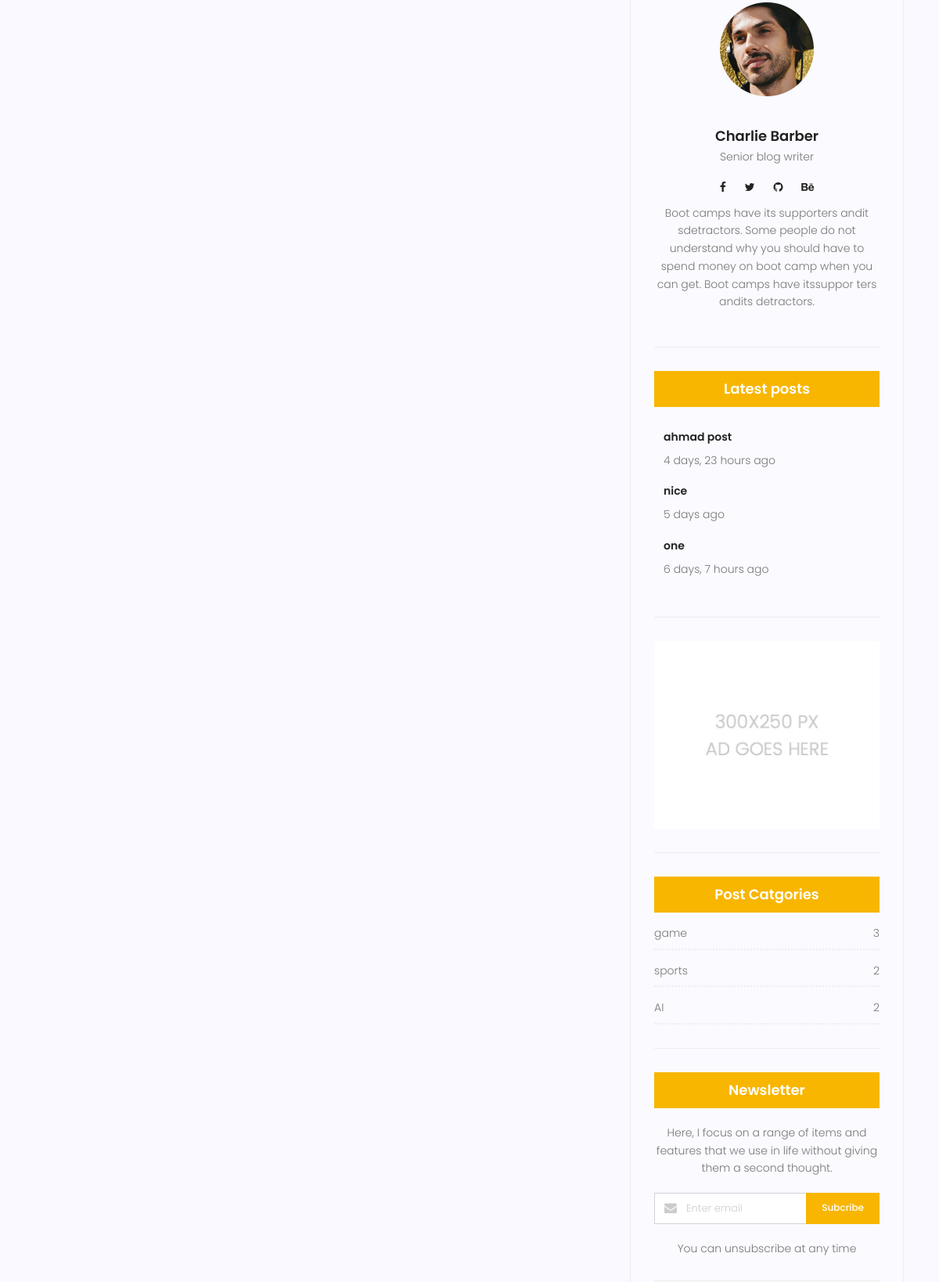
/blog/author/admin/ (middle part), run on an earlier commit of the app's database.
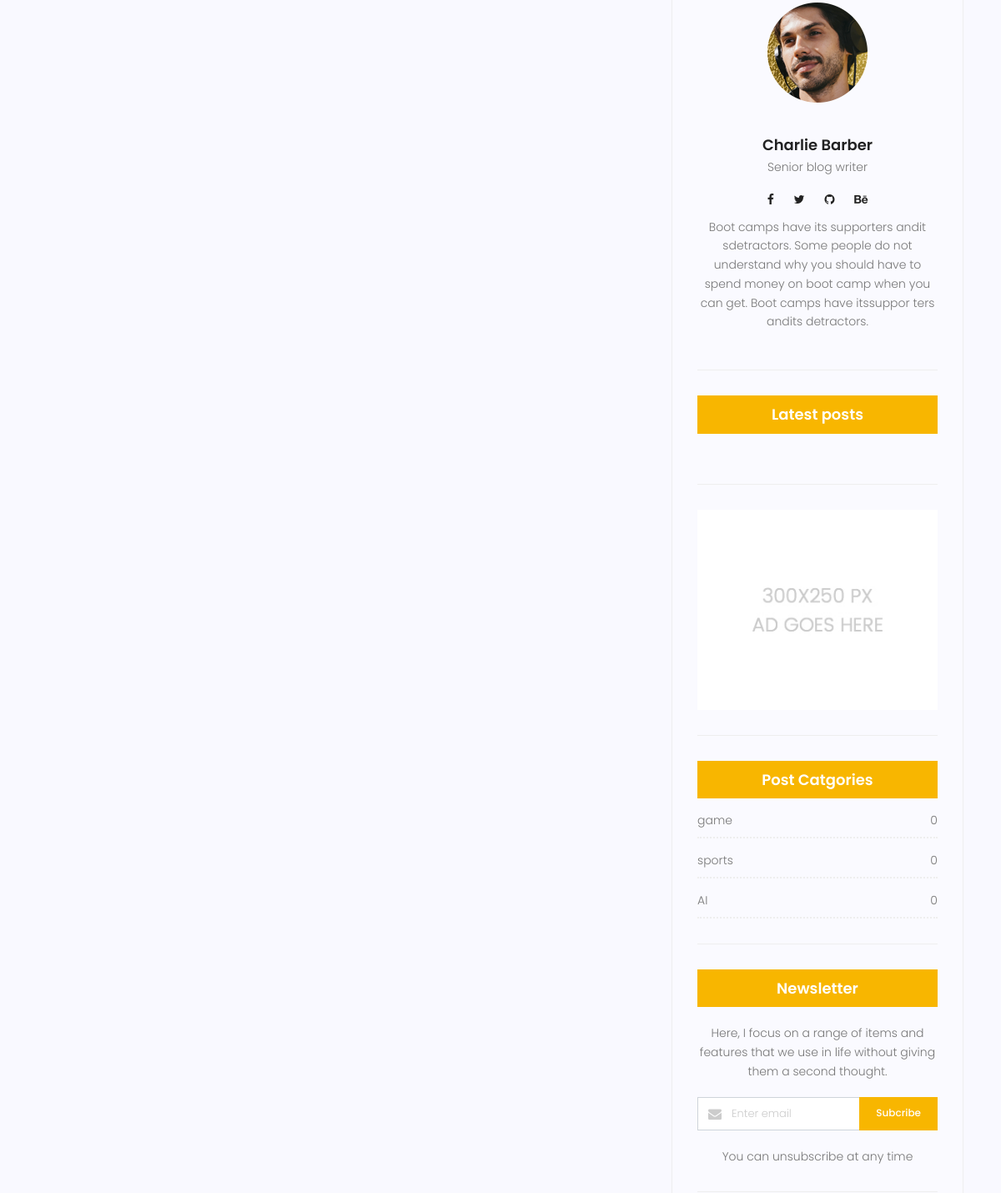
And on a later commit of the database.
### blog/models.py (models this page shows, shortened)
class Post(models.Model):
    title = models.CharField(max_length=255)
    content = models.TextField()
    tags = TaggableManager()
    counted_views = models.IntegerField(default=0)
    status = models.BooleanField(default=False)
    published_date = models.DateTimeField(null=True)
    created_date = models.DateTimeField(auto_now_add=True)
    updated_date = models.DateTimeField(auto_now=True)
    author = models.ForeignKey(User, on_delete=models.SET_NULL,null=True)
    counted_comment = models.IntegerField(default=0)
    category=models.ManyToManyField(Category)
    image = models.ImageField(upload_to='post_images/')
    class Meta:
        ordering = ['-created_date']

class Category(models.Model):
    name=models.CharField(max_length=31)
    def __str__(self):
        return self.name

### blog/views.py (the view)
# urls.py: path('', blog_view, name='index'),
def blog_view(request, **kwargs):
    current_time = timezone.now()
    posts = Post.objects.filter(status=True, published_date__lte=current_time).order_by('-published_date')
    if kwargs.get('cat_name'):
        posts = posts.filter(category__name=kwargs['cat_name'])
    if kwargs.get('username'):
        posts = posts.filter(author__username=kwargs['username'])
    if kwargs.get('tag_name'):
        posts = posts.filter(tags__name=kwargs['tag_name'])
    for post in posts:
        post.tags = post.tags.all()
    paginator = Paginator(posts, 2)
    try:
        page_number = request.GET.get('page')
        posts = paginator.get_page(page_number)
    except EmptyPage:
        posts = paginator.get_page(1)
    except PageNotAnInteger:
        posts = paginator.get_page(1)
    context = {'posts': posts,}
    return render(request, 'blog/blog-home.html', context)

### blog/templatetags/blog_tags.py (called while the page is built)
@register.inclusion_tag('blog/blog-popular-posts.html')
def popularposts():
    posts=Post.objects.filter(status=1).order_by('-published_date')[:3]
    return {'posts': posts}

@register.inclusion_tag('blog/blog-post-categories.html')
def postcategories():
    posts=Post.objects.filter(status=1)
    categories=Category.objects.all()
    cat_dict={}
    for name in categories:
        cat_dict[name]=posts.filter(category=name).count()
    return{'categories':cat_dict}

### templates/blog/blog-home.html (shortened to what this page needs)
{% extends 'base.html' %}{% load static %}{% block content %}
{% load blog_tags %}
<section class="post-content-area">
  <div class="container">
    <div class="row">
      <div class="col-lg-8 posts-list">
        <nav class="blog-pagination justify-content-center d-flex">
        </nav>
      </div>
      <div class="col-lg-4 sidebar-widgets">
        <div class="widget-wrap">
          {% include 'blog/blog-writer.html' %}
          {% popularposts %}
          <div class="single-sidebar-widget ads-widget">
            <a href="#"
              ><img
                class="img-fluid"
                src="{% static 'img/blog/ads-banner.jpg'%}"
                alt=""
            /></a>
          </div>
      {% postcategories %}
          <div class="single-sidebar-widget newsletter-widget">
            <h4 class="newsletter-title">Newsletter</h4>
            <p>
              Here, I focus on a range of items and features that we use in life
              without giving them a second thought.
            </p>
            <div class="form-group d-flex flex-row">
              <div class="col-autos">
                <div class="input-group">
                  <div class="input-group-prepend">
                    <div class="input-group-text">
                      <i class="fa fa-envelope" aria-hidden="true"></i>
                    </div>
                  </div>
                  <input
                    type="text"
                    class="form-control"
                    id="inlineFormInputGroup"
                    placeholder="Enter email"
                    onfocus="this.placeholder = ''"
                    onblur="this.placeholder = 'Enter email'"
                  />
                </div>
              </div>
              <a href="#" class="bbtns">Subcribe</a>
            </div>
            <p class="text-bottom">You can unsubscribe at any time</p>
          </div>
        </div>
      </div>
    </div>
  </div>
</section>
{% endblock content %}

### templates/base.html (shortened to what this page needs)
{% load static %}
<!DOCTYPE html>
<html lang="zxx" class="no.js">
  <head>
    <link rel="stylesheet" href="{%static 'css/linearicons.css' %}" />
    <link rel="stylesheet" href="{%static 'css/font-awesome.min.css' %}" />
    <link rel="stylesheet" href="{%static 'css/bootstrap.css' %}" />
    <link rel="stylesheet" href="{%static 'css/magnific-popup.css' %}" />
    <link rel="stylesheet" href="{%static 'css/jquery-ui.css' %}" />
    <link rel="stylesheet" href="{%static 'css/nice-select.css' %}" />
    <link rel="stylesheet" href="{%static 'css/animate.min.css' %}" />
    <link rel="stylesheet" href="{%static 'css/owl.carousel.css' %}" />
    <link rel="stylesheet" href="{%static 'css/main.css' %}" />
  </head>
  <body>
    {% block content %} {% endblock content %}
  </body>
</html>

### templates/blog/blog-writer.html
{% load static %}
<div class="single-sidebar-widget user-info-widget">
    <img src="{% static 'img/blog/user-info.png'%}" alt="" />
    <a href="#"><h4>Charlie Barber</h4></a>
    <p>Senior blog writer</p>
    <ul class="social-links">
      <li>
        <a href="#"><i class="fa fa-facebook"></i></a>
      </li>
      <li>
        <a href="#"><i class="fa fa-twitter"></i></a>
      </li>
      <li>
        <a href="#"><i class="fa fa-github"></i></a>
      </li>
      <li>
        <a href="#"><i class="fa fa-behance"></i></a>
      </li>
    </ul>
    <p>
      Boot camps have its supporters andit sdetractors. Some people do
      not understand why you should have to spend money on boot camp
      when you can get. Boot camps have itssuppor ters andits
      detractors.
    </p>
  </div>

### templates/blog/blog-popular-posts.html (shortened to what this page needs)
{% load static %}{% load humanize %}
<div class="single-sidebar-widget popular-post-widget">
    <h4 class="popular-title">Latest posts</h4>
    <div class="popular-post-list">
      {% for post in posts %}
      <div class="single-post-list d-flex flex-row align-items-center">
        <div class="details">
          <a href="{% url 'blog:single' pid=post.id %}"
            ><h6>{{post.title}}</h6></a
          >
          <p>{{post.published_date|naturaltime}}</p>
        </div>
      </div>
      {% endfor %}
    </div>
  </div>

### templates/blog/blog-post-categories.html
<div class="single-sidebar-widget post-category-widget">
    <h4 class="category-title">Post Catgories</h4>
    <ul class="cat-list">
      {% for name,count in categories.items %}
      <li>
        <a href="{% url 'blog:category' cat_name=name %}" class="d-flex justify-content-between">
          <p>{{name}}</p>
          <p>{{count}}</p>
        </a>
      </li>
      {% endfor %}
    </ul>
  </div>

### statics/css/main.css (style rules this page uses)
body { color: #777777; font-family: "Poppins", sans-serif; font-size: 14px; font-weight: 300; line-height: 1.625em; position: relative; }
ol, ul { margin: 0; padding: 0; list-style: none; }
a { -webkit-transition: all 0.3s ease 0s; -moz-transition: all 0.3s ease 0s; -o-transition: all 0.3s ease 0s; transition: all 0.3s ease 0s; }
a, a:focus, a:hover { text-decoration: none; outline: 0; }
h1, h2, h3, h4, h5, h6 { font-family: "Poppins", sans-serif; color: #222222; line-height: 1.2em !important; margin-bottom: 0; margin-top: 0; font-weight: 600; }
h4, .h4 { font-size: 18px; }
h4 { font-size: 18px; }
h1, h2, h3, h4, h5, h6 { line-height: 1.5em; }
.post-content-area { background-color: #f9f9ff; }
.blog-pagination { padding-top: 60px; padding-bottom: 120px; }
.sidebar-widgets { padding-bottom: 120px; }
.widget-wrap { background: #fafaff; padding: 20px 0px; border: 1px solid #eee; }
.widget-wrap .single-sidebar-widget { margin: 30px 30px; padding-bottom: 30px; border-bottom: 1px solid #eee; }
.widget-wrap .user-info-widget { text-align: center; }
.widget-wrap .user-info-widget a h4 { margin-top: 40px; margin-bottom: 5px; -webkit-transition: all 0.3s ease 0s; -moz-transition: all 0.3s ease 0s; -o-transition: all 0.3s ease 0s; transition: all 0.3s ease 0s; }
.widget-wrap .user-info-widget .social-links li { display: inline-block; margin-bottom: 10px; }
.widget-wrap .user-info-widget .social-links li a { color: #222; padding: 10px; font-size: 14px; -webkit-transition: all 0.3s ease 0s; -moz-transition: all 0.3s ease 0s; -o-transition: all 0.3s ease 0s; transition: all 0.3s ease 0s; }
.widget-wrap .popular-post-widget .popular-title { background: #f8b600; color: #fff; text-align: center; padding: 12px 0px; }
.widget-wrap .ads-widget img { width: 100%; }
.widget-wrap .post-category-widget .category-title { background: #f8b600; color: #fff; text-align: center; padding: 12px 0px; }
.widget-wrap .post-category-widget .cat-list li { padding-top: 15px; padding-bottom: 8px; border-bottom: 2px dotted #eee; -webkit-transition: all 0.3s ease 0s; -moz-transition: all 0.3s ease 0s; -o-transition: all 0.3s ease 0s; transition: all 0.3s ease 0s; }
.widget-wrap .post-category-widget .cat-list li p { font-weight: 300; font-size: 14px; margin-bottom: 0px; -webkit-transition: all 0.3s ease 0s; -moz-transition: all 0.3s ease 0s; -o-transition: all 0.3s ease 0s; transition: all 0.3s ease 0s; }
.widget-wrap .post-category-widget .cat-list li a { color: #777777; }
.widget-wrap .newsletter-widget .newsletter-title { background: #f8b600; color: #fff; text-align: center; padding: 12px 0px; }
.widget-wrap .newsletter-widget .col-autos { width: 100%; }
.widget-wrap .newsletter-widget p { text-align: center; margin: 20px 0px; }
.widget-wrap .newsletter-widget .bbtns { background: #f8b600; color: #fff; font-size: 12px; font-weight: 500; padding: 8px 20px; border-radius: 0; }
.widget-wrap .newsletter-widget .input-group-text { background: #fff; border-radius: 0px; vertical-align: top; }
.widget-wrap .newsletter-widget .input-group-text i { color: #ccc; margin-top: -1px; }
.widget-wrap .newsletter-widget .form-control { border-left: none !important; border-right: none !important; border-radius: 0px; font-size: 13px; color: #ccc; padding: 9px; padding-left: 0px; }
.widget-wrap .newsletter-widget .text-bottom { margin-bottom: 0px; }

What changed in the data, as far as the page shows it:
removed Post: title "ahmad post", published_date "4 days, 23 hours ago"
removed Post: title "nice", published_date "5 days ago"
removed Post: title "one", published_date "6 days, 7 hours ago"
computed for Category "game": count "3" → "0"
computed for Category "sports": id "2" → "0"
computed for Category "AI": count "2" → "0"
